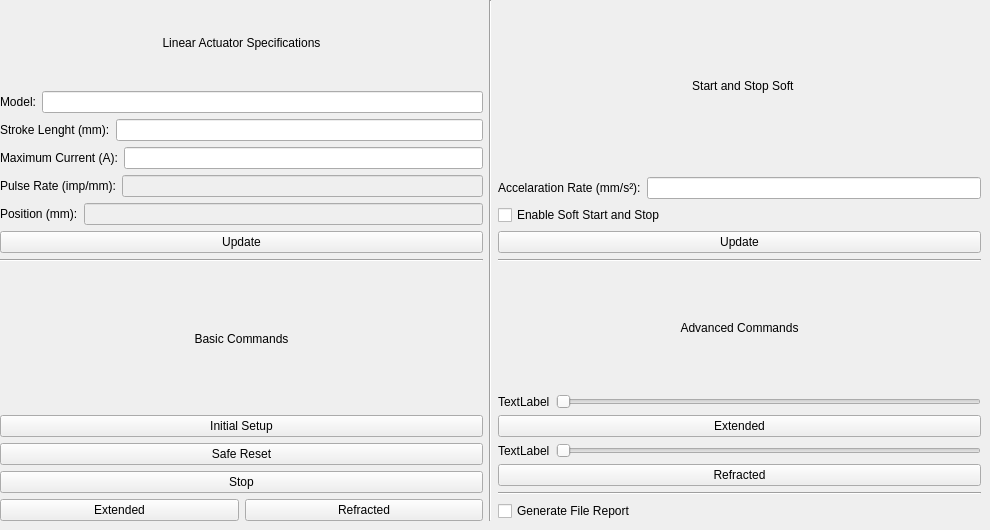
    <widget class="QWidget" name="channel3">
     <attribute name="title">
      <string>Channel 3</string>
     </attribute>
     <widget class="QWidget" name="gridLayoutWidget_8">
      <property name="geometry">
       <rect>
        <x>0</x>
        <y>0</y>
        <width>981</width>
        <height>521</height>
       </rect>
      </property>
      <layout class="QGridLayout" name="gridLayout_channel3">
       <item row="2" column="0">
        <layout class="QVBoxLayout" name="verticalLayoutBasicCommands_channel3">
         <item>
          <widget class="QLabel" name="labelBasicCommands_channel3">
           <property name="text">
            <string>Basic Commands</string>
           </property>
           <property name="alignment">
            <set>Qt::AlignCenter</set>
           </property>
          </widget>
         </item>
         <item>
          <widget class="QPushButton" name="pushButtonInitialSetup_channel3">
           <property name="text">
            <string>Initial Setup</string>
           </property>
          </widget>
         </item>
         <item>
          <widget class="QPushButton" name="pushButtonSafeReset_channel3">
           <property name="text">
            <string>Safe Reset</string>
           </property>
          </widget>
         </item>
         <item>
          <widget class="QPushButton" name="pushButtonStop_channel3">
           <property name="text">
            <string>Stop</string>
           </property>
          </widget>
         </item>
         <item>
          <layout class="QHBoxLayout" name="horizontalLayoutBasicControl_channel3">
           <item>
            <widget class="QPushButton" name="pushButtonBasicExtended_channel3">
             <property name="text">
              <string>Extended</string>
             </property>
            </widget>
           </item>
           <item>
            <widget class="QPushButton" name="pushButtonBasicRefracted_channel3">
             <property name="text">
              <string>Refracted</string>
             </property>
            </widget>
           </item>
          </layout>
         </item>
        </layout>
       </item>
       <item row="0" column="3">
        <layout class="QVBoxLayout" name="verticalLayoutStartStopSoft_channel3">
         <item>
          <layout class="QVBoxLayout" name="verticalLayoutStartStopSoft2_channel3">
           <item>
            <widget class="QLabel" name="labelStartStopSoft_channel3">
             <property name="text">
              <string>  Start and Stop Soft</string>
             </property>
             <property name="alignment">
              <set>Qt::AlignCenter</set>
             </property>
            </widget>
           </item>
           <item>
            <layout class="QVBoxLayout" name="verticalLayoutStartStopSoft3_channel3">
             <item>
              <layout class="QHBoxLayout" name="horizontalLayoutAccelarationRate_channel3">
               <item>
                <widget class="QLabel" name="labelAccelarationRate_channel3">
                 <property name="text">
                  <string>Accelaration Rate (mm/s²):</string>
                 </property>
                </widget>
               </item>
               <item>
                <widget class="QLineEdit" name="lineEditAccelarationRate_channel3"/>
               </item>
              </layout>
             </item>
             <item>
              <layout class="QHBoxLayout" name="horizontalLayoutSpace_channel3">
               <item>
                <widget class="QCheckBox" name="checkBoxPwm_channel3">
                 <property name="text">
                  <string>Enable Soft Start and Stop</string>
                 </property>
                </widget>
               </item>
              </layout>
             </item>
            </layout>
           </item>
          </layout>
         </item>
         <item>
          <widget class="QPushButton" name="pushButtonUpdateStartStopSoft_channel3">
           <property name="text">
            <string>Update</string>
           </property>
          </widget>
         </item>
        </layout>
       </item>
       <item row="1" column="0">
        <widget class="Line" name="line_22">
         <property name="orientation">
          <enum>Qt::Horizontal</enum>
         </property>
        </widget>
       </item>
       <item row="1" column="3">
        <widget class="Line" name="line_23">
         <property name="orientation">
          <enum>Qt::Horizontal</enum>
         </property>
        </widget>
       </item>
       <item row="0" column="0">
        <layout class="QVBoxLayout" name="verticalLayoutLinearActuatorSpecifications_channel3">
         <item>
          <layout class="QVBoxLayout" name="verticalLayoutLinearActuator_channel3">
           <item>
            <widget class="QLabel" name="labelLinearActuatorSpecifications3">
             <property name="text">
              <string>Linear Actuator Specifications</string>
             </property>
             <property name="alignment">
              <set>Qt::AlignCenter</set>
             </property>
            </widget>
           </item>
           <item>
            <layout class="QVBoxLayout" name="verticalLayoutSpecifications_channel3">
             <item>
              <layout class="QHBoxLayout" name="horizontalLayoutModel_channel3">
               <item>
                <widget class="QLabel" name="labelModel_channel3">
                 <property name="text">
                  <string>Model:</string>
                 </property>
                </widget>
               </item>
               <item>
                <widget class="QLineEdit" name="lineEditModel_channel3"/>
               </item>
              </layout>
             </item>
             <item>
              <layout class="QHBoxLayout" name="horizontalLayoutStrokeLenght_channel3">
               <item>
                <widget class="QLabel" name="labelStrokeLenght_channel3">
                 <property name="text">
                  <string>Stroke Lenght (mm):</string>
                 </property>
                </widget>
               </item>
               <item>
                <widget class="QLineEdit" name="lineEditStrokeLenght_channel3"/>
               </item>
              </layout>
             </item>
             <item>
              <layout class="QHBoxLayout" name="horizontalMaxCurrent_channel3">
               <item>
                <widget class="QLabel" name="labelMaxCurrent_channel3">
                 <property name="text">
                  <string>Maximum Current (A):</string>
                 </property>
                </widget>
               </item>
               <item>
                <widget class="QLineEdit" name="lineEditMaxCurrent_channel3"/>
               </item>
              </layout>
             </item>
             <item>
              <layout class="QHBoxLayout" name="horizontalLayoutPulseRate_channel3">
               <item>
                <widget class="QLabel" name="labelPulseRate_channel3">
                 <property name="text">
                  <string>Pulse Rate (imp/mm):</string>
                 </property>
                </widget>
               </item>
               <item>
                <widget class="QLineEdit" name="linePulseRate_channel3">
                 <property name="enabled">
                  <bool>false</bool>
                 </property>
                </widget>
               </item>
              </layout>
             </item>
             <item>
              <layout class="QHBoxLayout" name="horizontalLayoutPosition_channel3">
               <item>
                <widget class="QLabel" name="labelPosition_channel3">
                 <property name="text">
                  <string>Position (mm):</string>
                 </property>
                </widget>
               </item>
               <item>
                <widget class="QLineEdit" name="linePosition_channel3">
                 <property name="enabled">
                  <bool>false</bool>
                 </property>
                </widget>
               </item>
              </layout>
             </item>
            </layout>
           </item>
          </layout>
         </item>
         <item>
          <widget class="QPushButton" name="pushButtonUpdateLinearActuatorSpecifications_channel3">
           <property name="text">
            <string>Update</string>
           </property>
          </widget>
         </item>
        </layout>
       </item>
       <item row="0" column="1" rowspan="3">
        <widget class="Line" name="line_24">
         <property name="orientation">
          <enum>Qt::Vertical</enum>
         </property>
        </widget>
       </item>
       <item row="2" column="3">
        <layout class="QVBoxLayout" name="verticalLayoutAdvancedCommands_channel3">
         <item>
          <widget class="QLabel" name="labelAdvancedCommands_channel3">
           <property name="text">
            <string>Advanced Commands</string>
           </property>
           <property name="alignment">
            <set>Qt::AlignCenter</set>
           </property>
          </widget>
         </item>
         <item>
          <layout class="QHBoxLayout" name="horizontalLayoutAdvancedExtended_channel3">
           <item>
            <widget class="QLabel" name="labelExtendedAdvanced_channel3">
             <property name="text">
              <string>TextLabel</string>
             </property>
            </widget>
           </item>
           <item>
            <widget class="QSlider" name="horizontalSliderExtended_channel3">
             <property name="orientation">
              <enum>Qt::Horizontal</enum>
             </property>
            </widget>
           </item>
          </layout>
         </item>
         <item>
          <widget class="QPushButton" name="pushButtonExtended_channel3">
           <property name="text">
            <string>Extended</string>
           </property>
          </widget>
         </item>
         <item>
          <layout class="QHBoxLayout" name="horizontalLayoutAdvanceddRefracted_channel3">
           <item>
            <widget class="QLabel" name="labelRefractedAdvanced_channel3">
             <property name="text">
              <string>TextLabel</string>
             </property>
            </widget>
           </item>
           <item>
            <widget class="QSlider" name="horizontalSliderRefracted_channel3">
             <property name="orientation">
              <enum>Qt::Horizontal</enum>
             </property>
            </widget>
           </item>
          </layout>
         </item>
         <item>
          <widget class="QPushButton" name="pushButtonRefracted_channel3">
           <property name="text">
            <string>Refracted</string>
           </property>
          </widget>
         </item>
         <item>
          <widget class="Line" name="line_3">
           <property name="orientation">
            <enum>Qt::Horizontal</enum>
           </property>
          </widget>
         </item>
         <item>
          <widget class="QCheckBox" name="checkBoxFileReport_channel3">
           <property name="text">
            <string>Generate File Report</string>
           </property>
          </widget>
         </item>
        </layout>
       </item>
      </layout>
     </widget>
    </widget>
